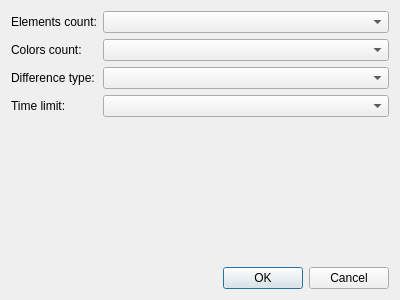
<?xml version="1.0" encoding="UTF-8"?>
<ui version="4.0">
 <class>SettingsDialog</class>
 <widget class="QDialog" name="SettingsDialog">
  <property name="geometry">
   <rect>
    <x>0</x>
    <y>0</y>
    <width>400</width>
    <height>300</height>
   </rect>
  </property>
  <property name="windowTitle">
   <string>Game Settings</string>
  </property>
  <layout class="QVBoxLayout" name="verticalLayout">
   <item>
    <layout class="QFormLayout" name="formLayout">
     <item row="0" column="0">
      <widget class="QLabel" name="label">
       <property name="text">
        <string>Elements count:</string>
       </property>
      </widget>
     </item>
     <item row="0" column="1">
      <widget class="QComboBox" name="elements_combo"/>
     </item>
     <item row="1" column="0">
      <widget class="QLabel" name="label_2">
       <property name="text">
        <string>Colors count:</string>
       </property>
      </widget>
     </item>
     <item row="1" column="1">
      <widget class="QComboBox" name="colors_combo"/>
     </item>
     <item row="2" column="0">
      <widget class="QLabel" name="label_3">
       <property name="text">
        <string>Difference type:</string>
       </property>
      </widget>
     </item>
     <item row="2" column="1">
      <widget class="QComboBox" name="diff_type_combo"/>
     </item>
     <item row="3" column="0">
      <widget class="QLabel" name="label_4">
       <property name="text">
        <string>Time limit:</string>
       </property>
      </widget>
     </item>
     <item row="3" column="1">
      <widget class="QComboBox" name="time_limit_combo"/>
     </item>
    </layout>
   </item>
   <item>
    <widget class="QDialogButtonBox" name="buttonBox">
     <property name="orientation">
      <enum>Qt::Horizontal</enum>
     </property>
     <property name="standardButtons">
      <set>QDialogButtonBox::Cancel|QDialogButtonBox::Ok</set>
     </property>
    </widget>
   </item>
  </layout>
 </widget>
 <resources/>
 <connections/>
</ui>
